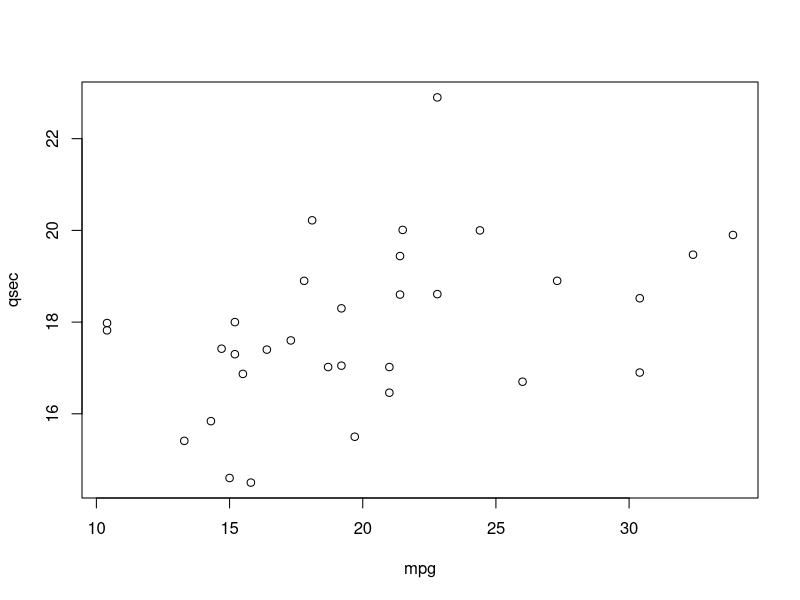

Source code (R):
## ---- chunk 1
with(mtcars, plot(mpg, qsec))
